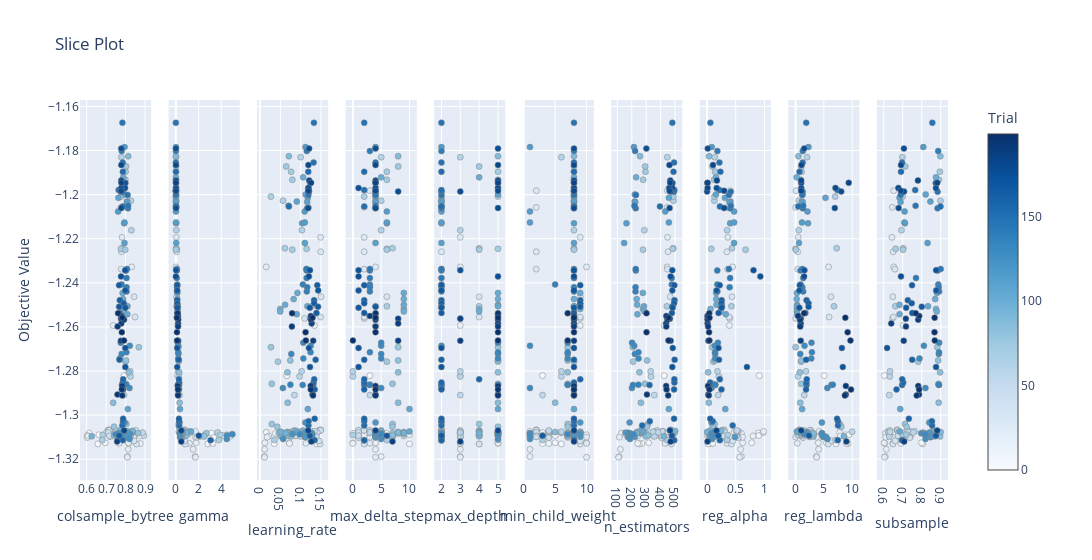

Notebook code for this chart:
### Markdown cell above
### Interpretação do Gráfico de Hiperparâmetros do XGBoost

O gráfico apresenta a relação entre vários hiperparâmetros do XGBoost e o valor objetivo (por exemplo, erro ou perda) durante os ensaios de otimização. Cada plot ilustra a influência de um hiperparâmetro específico.

---

### Análise por Hiperparâmetro

- **colsmaple_bytree:**  
  Melhores resultados concentrados em valores ao redor de 0.8, indicando que essa faixa é favorável para o desempenho.

- **gamma:**  
  Valores próximos a zero tendem a apresentar menor valor objetivo, sugerindo que pouca penalização por divisão pode ser melhor.

- **learning_rate:**  
  Taxas de aprendizado abaixo de 0.1 geralmente trazem melhor performance, favorecendo aprendizagem mais gradual.

- **max_delta_step:**  
  Pouca variação observada, indicando impacto limitado desse hiperparâmetro para este cenário.

- **max_depth:**  
  Árvores rasas, com profundidade entre 2 e 4, apresentam melhores resultados, sugerindo evitar modelos muito complexos.

- **min_child_weight:**  
  Resultados distribuídos sem padrão claro, mostrando influência fraca isolada.

- **n_estimators:**  
  Número de árvores tem impacto irregular, mas há bons resultados em diferentes faixas, apontando sensibilidade combinada.

- **reg_alpha e reg_lambda:**  
  Regularizações baixas próximas a zero parecem preferíveis, evitando penalizações excessivas.

- **subsample:**  
  Valores entre 0.75 e 0.85 apresentam melhor estabilidade e desempenho, indicando boa proporção de amostra para treinamento.

---

### Observações Gerais

- Os pontos mais escuros indicam iterações mais recentes no processo de busca de hiperparâmetros.  
- O gráfico ajuda a identificar intervalos promissores para cada hiperparâmetro e a entender a sensibilidade do modelo.  
- Útil para afinar a busca e ajustar melhor o tuning do XGBoost.  

Essa análise visual auxilia na escolha das faixas mais adequadas para ajustar os parâmetros e otimizar o modelo de forma eficiente.

### Code cell
# Visualizando a relação entre os parâmetros e o valor objetivo
optuna.visualization.plot_slice(melhor_study)

### Figure 1 — Plotly figure (JSON) as saved in the notebook; plotly's stock layout.template omitted (floating-point values rounded to 4 significant figures; data arrays with more than 128 entries replaced by an {"elided": "..."} marker saying what was removed)
{"data": [{"marker": {"color": {"elided": "200 int values"}, "colorbar": {"title": {"text": "Trial"}, "x": 1, "xpad": 40}, "colorscale": [[0, "rgb(247,251,255)"], [0.125, "rgb(222,235,247)"], [0.25, "rgb(198,219,239)"], [0.375, "rgb(158,202,225)"], [0.5, "rgb(107,174,214)"], [0.625, "rgb(66,146,198)"], [0.75, "rgb(33,113,181)"], [0.875, "rgb(8,81,156)"], [1, "rgb(8,48,107)"]], "line": {"color": "Grey", "width": 0.5}, "showscale": true}, "mode": "markers", "name": "Feasible Trial", "showlegend": false, "type": "scatter", "x": {"elided": "200 float values"}, "xaxis": "x", "y": {"elided": "200 float values"}, "yaxis": "y"}, {"marker": {"color": {"elided": "200 int values"}, "colorbar": {"title": {"text": "Trial"}, "x": 1, "xpad": 40}, "colorscale": [[0, "rgb(247,251,255)"], [0.125, "rgb(222,235,247)"], [0.25, "rgb(198,219,239)"], [0.375, "rgb(158,202,225)"], [0.5, "rgb(107,174,214)"], [0.625, "rgb(66,146,198)"], [0.75, "rgb(33,113,181)"], [0.875, "rgb(8,81,156)"], [1, "rgb(8,48,107)"]], "line": {"color": "Grey", "width": 0.5}, "showscale": false}, "mode": "markers", "name": "Feasible Trial", "showlegend": false, "type": "scatter", "x": {"elided": "200 float values"}, "xaxis": "x2", "y": {"elided": "200 float values"}, "yaxis": "y2"}, {"marker": {"color": {"elided": "200 int values"}, "colorbar": {"title": {"text": "Trial"}, "x": 1, "xpad": 40}, "colorscale": [[0, "rgb(247,251,255)"], [0.125, "rgb(222,235,247)"], [0.25, "rgb(198,219,239)"], [0.375, "rgb(158,202,225)"], [0.5, "rgb(107,174,214)"], [0.625, "rgb(66,146,198)"], [0.75, "rgb(33,113,181)"], [0.875, "rgb(8,81,156)"], [1, "rgb(8,48,107)"]], "line": {"color": "Grey", "width": 0.5}, "showscale": false}, "mode": "markers", "name": "Feasible Trial", "showlegend": false, "type": "scatter", "x": {"elided": "200 float values"}, "xaxis": "x3", "y": {"elided": "200 float values"}, "yaxis": "y3"}, {"marker": {"color": {"elided": "200 int values"}, "colorbar": {"title": {"text": "Trial"}, "x": 1, "xpad": 40}, "colorscale": [[0, "rgb(247,251,255)"], [0.125, "rgb(222,235,247)"], [0.25, "rgb(198,219,239)"], [0.375, "rgb(158,202,225)"], [0.5, "rgb(107,174,214)"], [0.625, "rgb(66,146,198)"], [0.75, "rgb(33,113,181)"], [0.875, "rgb(8,81,156)"], [1, "rgb(8,48,107)"]], "line": {"color": "Grey", "width": 0.5}, "showscale": false}, "mode": "markers", "name": "Feasible Trial", "showlegend": false, "type": "scatter", "x": {"elided": "200 int values"}, "xaxis": "x4", "y": {"elided": "200 float values"}, "yaxis": "y4"}, {"marker": {"color": {"elided": "200 int values"}, "colorbar": {"title": {"text": "Trial"}, "x": 1, "xpad": 40}, "colorscale": [[0, "rgb(247,251,255)"], [0.125, "rgb(222,235,247)"], [0.25, "rgb(198,219,239)"], [0.375, "rgb(158,202,225)"], [0.5, "rgb(107,174,214)"], [0.625, "rgb(66,146,198)"], [0.75, "rgb(33,113,181)"], [0.875, "rgb(8,81,156)"], [1, "rgb(8,48,107)"]], "line": {"color": "Grey", "width": 0.5}, "showscale": false}, "mode": "markers", "name": "Feasible Trial", "showlegend": false, "type": "scatter", "x": {"elided": "200 int values"}, "xaxis": "x5", "y": {"elided": "200 float values"}, "yaxis": "y5"}, {"marker": {"color": {"elided": "200 int values"}, "colorbar": {"title": {"text": "Trial"}, "x": 1, "xpad": 40}, "colorscale": [[0, "rgb(247,251,255)"], [0.125, "rgb(222,235,247)"], [0.25, "rgb(198,219,239)"], [0.375, "rgb(158,202,225)"], [0.5, "rgb(107,174,214)"], [0.625, "rgb(66,146,198)"], [0.75, "rgb(33,113,181)"], [0.875, "rgb(8,81,156)"], [1, "rgb(8,48,107)"]], "line": {"color": "Grey", "width": 0.5}, "showscale": false}, "mode": "markers", "name": "Feasible Trial", "showlegend": false, "type": "scatter", "x": {"elided": "200 int values"}, "xaxis": "x6", "y": {"elided": "200 float values"}, "yaxis": "y6"}, {"marker": {"color": {"elided": "200 int values"}, "colorbar": {"title": {"text": "Trial"}, "x": 1, "xpad": 40}, "colorscale": [[0, "rgb(247,251,255)"], [0.125, "rgb(222,235,247)"], [0.25, "rgb(198,219,239)"], [0.375, "rgb(158,202,225)"], [0.5, "rgb(107,174,214)"], [0.625, "rgb(66,146,198)"], [0.75, "rgb(33,113,181)"], [0.875, "rgb(8,81,156)"], [1, "rgb(8,48,107)"]], "line": {"color": "Grey", "width": 0.5}, "showscale": false}, "mode": "markers", "name": "Feasible Trial", "showlegend": false, "type": "scatter", "x": {"elided": "200 int values"}, "xaxis": "x7", "y": {"elided": "200 float values"}, "yaxis": "y7"}, {"marker": {"color": {"elided": "200 int values"}, "colorbar": {"title": {"text": "Trial"}, "x": 1, "xpad": 40}, "colorscale": [[0, "rgb(247,251,255)"], [0.125, "rgb(222,235,247)"], [0.25, "rgb(198,219,239)"], [0.375, "rgb(158,202,225)"], [0.5, "rgb(107,174,214)"], [0.625, "rgb(66,146,198)"], [0.75, "rgb(33,113,181)"], [0.875, "rgb(8,81,156)"], [1, "rgb(8,48,107)"]], "line": {"color": "Grey", "width": 0.5}, "showscale": false}, "mode": "markers", "name": "Feasible Trial", "showlegend": false, "type": "scatter", "x": {"elided": "200 float values"}, "xaxis": "x8", "y": {"elided": "200 float values"}, "yaxis": "y8"}, {"marker": {"color": {"elided": "200 int values"}, "colorbar": {"title": {"text": "Trial"}, "x": 1, "xpad": 40}, "colorscale": [[0, "rgb(247,251,255)"], [0.125, "rgb(222,235,247)"], [0.25, "rgb(198,219,239)"], [0.375, "rgb(158,202,225)"], [0.5, "rgb(107,174,214)"], [0.625, "rgb(66,146,198)"], [0.75, "rgb(33,113,181)"], [0.875, "rgb(8,81,156)"], [1, "rgb(8,48,107)"]], "line": {"color": "Grey", "width": 0.5}, "showscale": false}, "mode": "markers", "name": "Feasible Trial", "showlegend": false, "type": "scatter", "x": {"elided": "200 float values"}, "xaxis": "x9", "y": {"elided": "200 float values"}, "yaxis": "y9"}, {"marker": {"color": {"elided": "200 int values"}, "colorbar": {"title": {"text": "Trial"}, "x": 1, "xpad": 40}, "colorscale": [[0, "rgb(247,251,255)"], [0.125, "rgb(222,235,247)"], [0.25, "rgb(198,219,239)"], [0.375, "rgb(158,202,225)"], [0.5, "rgb(107,174,214)"], [0.625, "rgb(66,146,198)"], [0.75, "rgb(33,113,181)"], [0.875, "rgb(8,81,156)"], [1, "rgb(8,48,107)"]], "line": {"color": "Grey", "width": 0.5}, "showscale": false}, "mode": "markers", "name": "Feasible Trial", "showlegend": false, "type": "scatter", "x": {"elided": "200 float values"}, "xaxis": "x10", "y": {"elided": "200 float values"}, "yaxis": "y10"}], "layout": {"title": {"text": "Slice Plot"}, "width": 3000, "xaxis": {"anchor": "y", "domain": [0, 0.082], "title": {"text": "colsample_bytree"}}, "xaxis10": {"anchor": "y10", "domain": [0.918, 1.0], "title": {"text": "subsample"}}, "xaxis2": {"anchor": "y2", "domain": [0.102, 0.184], "title": {"text": "gamma"}}, "xaxis3": {"anchor": "y3", "domain": [0.204, 0.286], "title": {"text": "learning_rate"}}, "xaxis4": {"anchor": "y4", "domain": [0.306, 0.388], "title": {"text": "max_delta_step"}}, "xaxis5": {"anchor": "y5", "domain": [0.408, 0.49], "title": {"text": "max_depth"}}, "xaxis6": {"anchor": "y6", "domain": [0.51, 0.592], "title": {"text": "min_child_weight"}}, "xaxis7": {"anchor": "y7", "domain": [0.612, 0.694], "title": {"text": "n_estimators"}}, "xaxis8": {"anchor": "y8", "domain": [0.714, 0.796], "title": {"text": "reg_alpha"}}, "xaxis9": {"anchor": "y9", "domain": [0.816, 0.898], "title": {"text": "reg_lambda"}}, "yaxis": {"anchor": "x", "domain": [0, 1], "title": {"text": "Objective Value"}}, "yaxis10": {"anchor": "x10", "domain": [0, 1], "matches": "y", "showticklabels": false}, "yaxis2": {"anchor": "x2", "domain": [0, 1], "matches": "y", "showticklabels": false}, "yaxis3": {"anchor": "x3", "domain": [0, 1], "matches": "y", "showticklabels": false}, "yaxis4": {"anchor": "x4", "domain": [0, 1], "matches": "y", "showticklabels": false}, "yaxis5": {"anchor": "x5", "domain": [0, 1], "matches": "y", "showticklabels": false}, "yaxis6": {"anchor": "x6", "domain": [0, 1], "matches": "y", "showticklabels": false}, "yaxis7": {"anchor": "x7", "domain": [0, 1], "matches": "y", "showticklabels": false}, "yaxis8": {"anchor": "x8", "domain": [0, 1], "matches": "y", "showticklabels": false}, "yaxis9": {"anchor": "x9", "domain": [0, 1], "matches": "y", "showticklabels": false}}}
